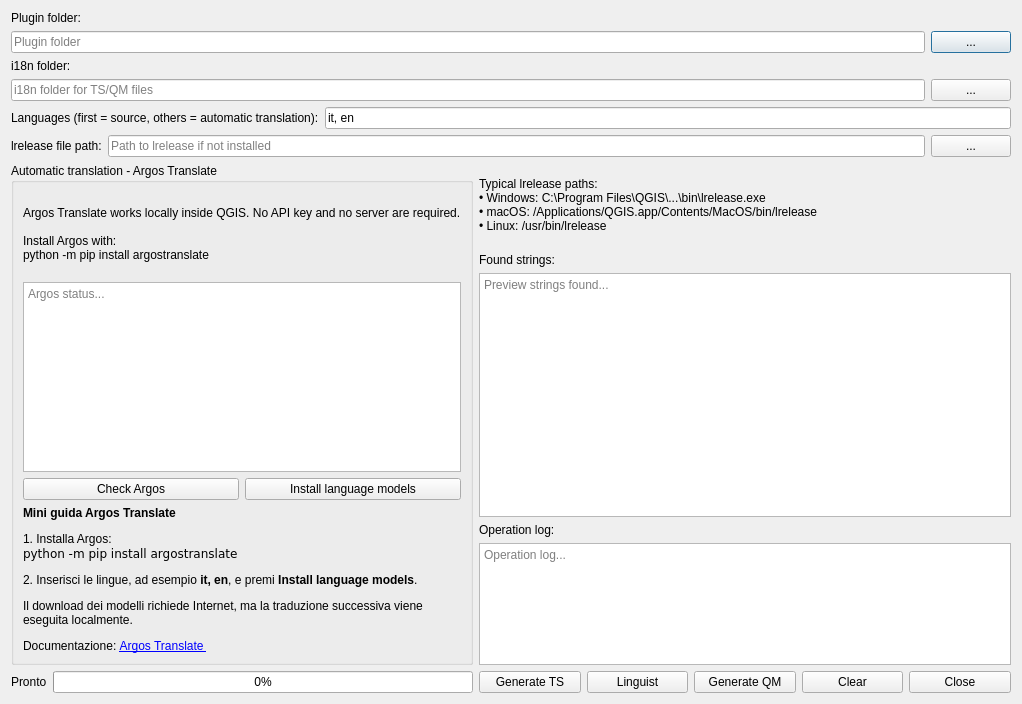
<?xml version="1.0" encoding="UTF-8"?>
<ui version="4.0">
 <class>TranslationBuilderDialog</class>
 <widget class="QDialog" name="TranslationBuilderDialog">
  <property name="geometry">
   <rect>
    <x>0</x>
    <y>0</y>
    <width>1022</width>
    <height>636</height>
   </rect>
  </property>
  <property name="sizePolicy">
   <sizepolicy hsizetype="Preferred" vsizetype="Preferred">
    <horstretch>0</horstretch>
    <verstretch>0</verstretch>
   </sizepolicy>
  </property>
  <property name="windowTitle">
   <string>Translation Builder</string>
  </property>
  <layout class="QGridLayout" name="gridLayout_3">
   <item row="0" column="0">
    <layout class="QVBoxLayout" name="verticalLayout_2">
     <item>
      <widget class="QLabel" name="labelPlugin">
       <property name="text">
        <string>Plugin folder:</string>
       </property>
      </widget>
     </item>
     <item>
      <layout class="QHBoxLayout" name="horizontalLayout">
       <item>
        <widget class="QLineEdit" name="txtPluginFolder">
         <property name="placeholderText">
          <string>Plugin folder</string>
         </property>
        </widget>
       </item>
       <item>
        <widget class="QPushButton" name="btnSelectPlugin">
         <property name="text">
          <string>...</string>
         </property>
        </widget>
       </item>
      </layout>
     </item>
     <item>
      <widget class="QLabel" name="labelI18n">
       <property name="text">
        <string>i18n folder:</string>
       </property>
      </widget>
     </item>
     <item>
      <layout class="QHBoxLayout" name="horizontalLayout_2">
       <item>
        <widget class="QLineEdit" name="txtI18nFolder">
         <property name="placeholderText">
          <string>i18n folder for TS/QM files</string>
         </property>
        </widget>
       </item>
       <item>
        <widget class="QPushButton" name="btnSelectI18n">
         <property name="text">
          <string>...</string>
         </property>
        </widget>
       </item>
      </layout>
     </item>
     <item>
      <layout class="QHBoxLayout" name="horizontalLayout_3">
       <item>
        <widget class="QLabel" name="labelLang">
         <property name="text">
          <string>Languages (first = source, others = automatic translation):</string>
         </property>
        </widget>
       </item>
       <item>
        <widget class="QLineEdit" name="txtLanguages">
         <property name="text">
          <string>it, en</string>
         </property>
         <property name="placeholderText">
          <string>it, en, fr, de</string>
         </property>
        </widget>
       </item>
      </layout>
     </item>
     <item>
      <layout class="QHBoxLayout" name="horizontalLayout_4">
       <item>
        <widget class="QLabel" name="labelPath">
         <property name="text">
          <string>lrelease file path:</string>
         </property>
        </widget>
       </item>
       <item>
        <widget class="QLineEdit" name="txtLreleasePath">
         <property name="placeholderText">
          <string>Path to lrelease if not installed</string>
         </property>
        </widget>
       </item>
       <item>
        <widget class="QPushButton" name="btnSelectLrelease">
         <property name="text">
          <string>...</string>
         </property>
        </widget>
       </item>
      </layout>
     </item>
    </layout>
   </item>
   <item row="1" column="0">
    <layout class="QFormLayout" name="formLayout">
     <item row="0" column="0">
      <layout class="QVBoxLayout" name="verticalLayout_3">
       <item>
        <widget class="QGroupBox" name="groupArgos">
         <property name="sizePolicy">
          <sizepolicy hsizetype="Fixed" vsizetype="Fixed">
           <horstretch>0</horstretch>
           <verstretch>0</verstretch>
          </sizepolicy>
         </property>
         <property name="minimumSize">
          <size>
           <width>0</width>
           <height>0</height>
          </size>
         </property>
         <property name="baseSize">
          <size>
           <width>0</width>
           <height>0</height>
          </size>
         </property>
         <property name="title">
          <string>Automatic translation - Argos Translate</string>
         </property>
         <layout class="QGridLayout" name="gridLayout">
          <item row="0" column="0">
           <widget class="QLabel" name="labelArgosInfo">
            <property name="text">
             <string>
Argos Translate works locally inside QGIS. No API key and no server are required.

Install Argos with:
python -m pip install argostranslate
         </string>
            </property>
            <property name="wordWrap">
             <bool>true</bool>
            </property>
           </widget>
          </item>
          <item row="1" column="0">
           <widget class="QTextEdit" name="txtArgosStatus">
            <property name="minimumSize">
             <size>
              <width>0</width>
              <height>65</height>
             </size>
            </property>
            <property name="readOnly">
             <bool>true</bool>
            </property>
            <property name="placeholderText">
             <string>Argos status...</string>
            </property>
           </widget>
          </item>
          <item row="2" column="0">
           <layout class="QHBoxLayout" name="horizontalLayout_6">
            <item>
             <widget class="QPushButton" name="btnCheckArgos">
              <property name="text">
               <string>Check Argos</string>
              </property>
             </widget>
            </item>
            <item>
             <widget class="QPushButton" name="btnInstallArgos">
              <property name="text">
               <string>Install language models</string>
              </property>
             </widget>
            </item>
           </layout>
          </item>
          <item row="3" column="0">
           <widget class="QLabel" name="labelGuide">
            <property name="text">
             <string>
&lt;html&gt;
&lt;body&gt;

&lt;p&gt;
&lt;b&gt;Mini guida Argos Translate&lt;/b&gt;
&lt;/p&gt;

&lt;p&gt;
1. Installa Argos:
&lt;br&gt;
&lt;code&gt;python -m pip install argostranslate&lt;/code&gt;
&lt;/p&gt;

&lt;p&gt;
2. Inserisci le lingue, ad esempio &lt;b&gt;it, en&lt;/b&gt;,
e premi &lt;b&gt;Install language models&lt;/b&gt;.
&lt;/p&gt;

&lt;p&gt;
Il download dei modelli richiede Internet,
ma la traduzione successiva viene eseguita localmente.
&lt;/p&gt;

&lt;p&gt;
Documentazione:
&lt;a href=&quot;https://argos-translate.readthedocs.io/&quot;&gt;
Argos Translate
&lt;/a&gt;
&lt;/p&gt;

&lt;/body&gt;
&lt;/html&gt;
         </string>
            </property>
            <property name="wordWrap">
             <bool>true</bool>
            </property>
           </widget>
          </item>
         </layout>
        </widget>
       </item>
       <item>
        <spacer name="verticalSpacer">
         <property name="orientation">
          <enum>Qt::Orientation::Vertical</enum>
         </property>
         <property name="sizeHint" stdset="0">
          <size>
           <width>20</width>
           <height>10</height>
          </size>
         </property>
        </spacer>
       </item>
       <item>
        <layout class="QHBoxLayout" name="horizontalLayout_5">
         <item>
          <widget class="QLabel" name="statusLabel">
           <property name="sizePolicy">
            <sizepolicy hsizetype="Fixed" vsizetype="Fixed">
             <horstretch>0</horstretch>
             <verstretch>0</verstretch>
            </sizepolicy>
           </property>
           <property name="minimumSize">
            <size>
             <width>0</width>
             <height>20</height>
            </size>
           </property>
           <property name="text">
            <string>Pronto</string>
           </property>
           <property name="wordWrap">
            <bool>true</bool>
           </property>
          </widget>
         </item>
         <item>
          <widget class="QProgressBar" name="progressBar">
           <property name="minimumSize">
            <size>
             <width>0</width>
             <height>20</height>
            </size>
           </property>
           <property name="value">
            <number>0</number>
           </property>
           <property name="textVisible">
            <bool>true</bool>
           </property>
          </widget>
         </item>
        </layout>
       </item>
      </layout>
     </item>
     <item row="0" column="1">
      <layout class="QVBoxLayout" name="verticalLayout">
       <item>
        <widget class="QLabel" name="labelInfo">
         <property name="text">
          <string>
Typical lrelease paths:
• Windows: C:\Program Files\QGIS\...\bin\lrelease.exe
• macOS: /Applications/QGIS.app/Contents/MacOS/bin/lrelease
• Linux: /usr/bin/lrelease
      </string>
         </property>
         <property name="wordWrap">
          <bool>true</bool>
         </property>
        </widget>
       </item>
       <item>
        <layout class="QGridLayout" name="gridLayout_2">
         <item row="4" column="0">
          <layout class="QHBoxLayout" name="layoutButtons">
           <item>
            <widget class="QPushButton" name="btnGenerateTS">
             <property name="text">
              <string>Generate TS</string>
             </property>
            </widget>
           </item>
           <item>
            <widget class="QPushButton" name="btnOpenLinguist">
             <property name="text">
              <string>Linguist</string>
             </property>
            </widget>
           </item>
           <item>
            <widget class="QPushButton" name="btnGenerateQM">
             <property name="text">
              <string>Generate QM</string>
             </property>
            </widget>
           </item>
           <item>
            <widget class="QPushButton" name="btnClear">
             <property name="text">
              <string>Clear</string>
             </property>
            </widget>
           </item>
           <item>
            <widget class="QPushButton" name="btnClose">
             <property name="text">
              <string>Close</string>
             </property>
            </widget>
           </item>
          </layout>
         </item>
         <item row="2" column="0">
          <widget class="QLabel" name="labelLog">
           <property name="text">
            <string>Operation log:</string>
           </property>
          </widget>
         </item>
         <item row="3" column="0">
          <widget class="QTextEdit" name="txtLog">
           <property name="sizePolicy">
            <sizepolicy hsizetype="Expanding" vsizetype="Expanding">
             <horstretch>0</horstretch>
             <verstretch>1</verstretch>
            </sizepolicy>
           </property>
           <property name="readOnly">
            <bool>true</bool>
           </property>
           <property name="placeholderText">
            <string>Operation log...</string>
           </property>
          </widget>
         </item>
         <item row="1" column="0">
          <widget class="QTextEdit" name="txtPreview">
           <property name="sizePolicy">
            <sizepolicy hsizetype="Expanding" vsizetype="Expanding">
             <horstretch>0</horstretch>
             <verstretch>2</verstretch>
            </sizepolicy>
           </property>
           <property name="readOnly">
            <bool>true</bool>
           </property>
           <property name="placeholderText">
            <string>Preview strings found...</string>
           </property>
          </widget>
         </item>
         <item row="0" column="0">
          <widget class="QLabel" name="labelPreview">
           <property name="text">
            <string>Found strings:</string>
           </property>
          </widget>
         </item>
        </layout>
       </item>
      </layout>
     </item>
    </layout>
   </item>
  </layout>
 </widget>
 <resources/>
 <connections/>
</ui>
